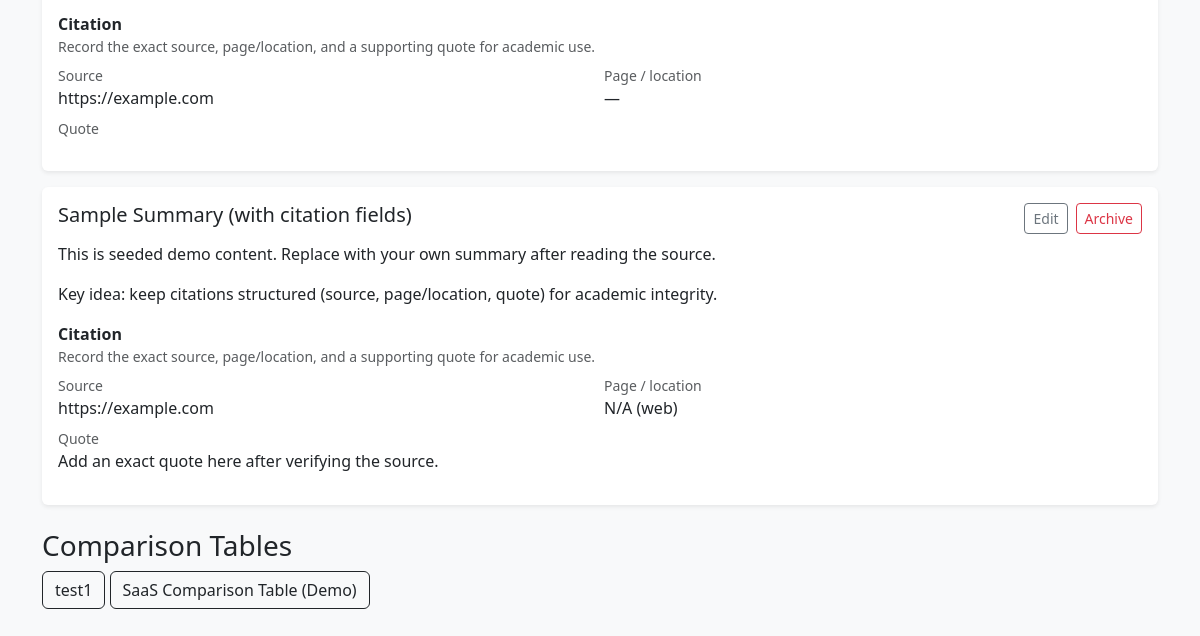
The app's page /projects/2/ (signed in, lower part), older data.
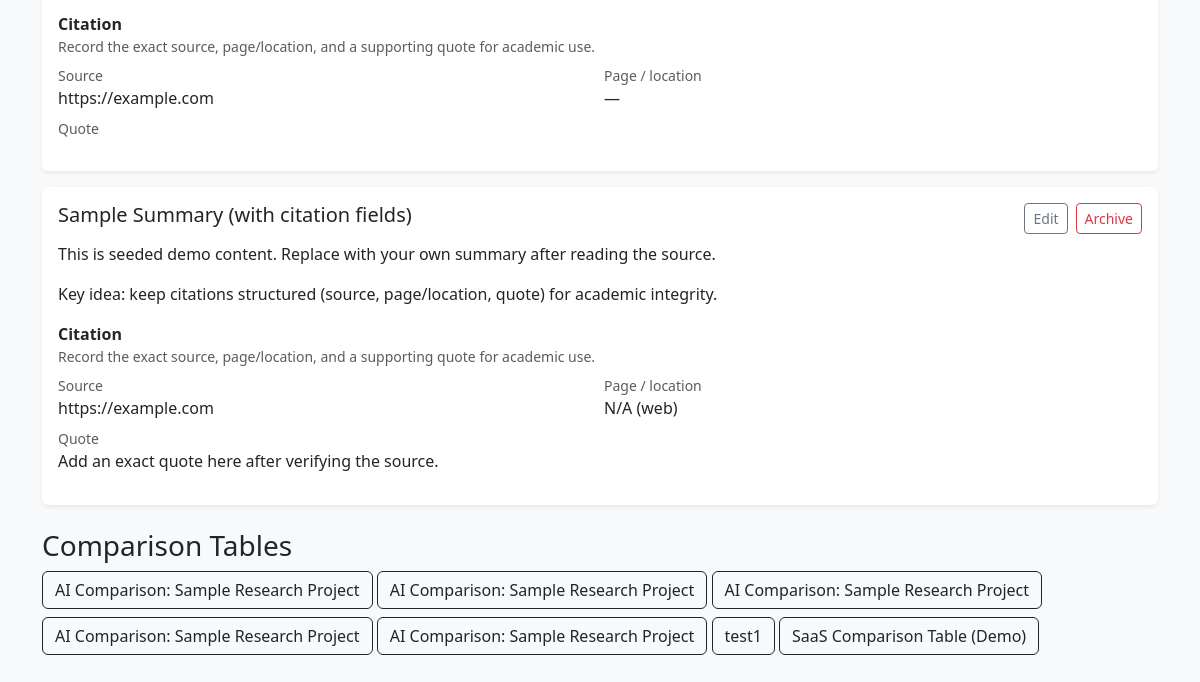
The same page, newer data.
### research/models.py (models this page shows, shortened)
class ResearchSummary(models.Model):
    project = models.ForeignKey(ResearchProject, on_delete=models.CASCADE)
    resource = models.ForeignKey(
        Resource,
        on_delete=models.SET_NULL,
        null=True,
        blank=True,
    )
    title = models.CharField(max_length=200)
    summary_text = models.TextField()
    citation_source = models.CharField(max_length=255, blank=True, default="")
    citation_page = models.CharField(max_length=50, blank=True, default="")
    citation_quote = models.TextField(blank=True, default="")
    ai_generated = models.BooleanField(default=False)
    is_archived = models.BooleanField(default=False)
    created_at = models.DateTimeField(auto_now_add=True)
    updated_at = models.DateTimeField(auto_now=True)

class ComparisonTable(models.Model):
    project = models.ForeignKey(ResearchProject, on_delete=models.CASCADE)
    title = models.CharField(max_length=200)
    is_archived = models.BooleanField(default=False)
    created_at = models.DateTimeField(auto_now_add=True)
    updated_at = models.DateTimeField(auto_now=True)

### research/views.py (the view)
# urls.py: path("projects/<int:pk>/", views.project_detail, name="project_detail"),
@login_required
def project_detail(request, pk):
    project = get_object_or_404(ResearchProject, pk=pk, owner=request.user, is_archived=False)
    resources = Resource.objects.filter(project=project, is_archived=False)
    summaries = ResearchSummary.objects.filter(project=project, is_archived=False).order_by("-updated_at")
    tables = ComparisonTable.objects.filter(project=project, is_archived=False).order_by("-updated_at")
    return render(
        request,
        "research/project_detail.html",
        {
            "project": project,
            "resources": resources,
            "summaries": summaries,
            "tables": tables,
        },
    )

### research/templates/research/project_detail.html (shortened to what this page needs)
{% extends "research/base.html" %}
{% block content %}
<div class="mb-4">
  {% for summary in summaries %}
    <div class="card shadow-sm mb-3 border-0">
      <div class="card-body">
        <div class="d-flex justify-content-between align-items-start gap-2 flex-wrap">
          <h5 class="mb-1">{{ summary.title }}</h5>
          <div class="d-flex gap-2 align-items-center">
            <a href="{% url 'summary_edit' summary.pk %}" class="btn btn-sm btn-outline-secondary">Edit</a>
            <a href="{% url 'summary_archive' summary.pk %}" class="btn btn-sm btn-outline-danger">Archive</a>
          </div>
        </div>
        <div class="mt-2">{{ summary.summary_text|linebreaks }}</div>
        <div class="mt-3">
          <div class="fw-semibold">Citation</div>
          <div class="text-muted small mb-2">Record the exact source, page/location, and a supporting quote for academic use.</div>
          <div class="row g-2">
            <div class="col-md-6">
              <div class="small text-muted">Source</div>
              <div>{{ summary.citation_source|default:"—" }}</div>
            </div>
            <div class="col-md-6">
              <div class="small text-muted">Page / location</div>
              <div>{{ summary.citation_page|default:"—" }}</div>
            </div>
            <div class="col-12">
              <div class="small text-muted">Quote</div>
              <div>{{ summary.citation_quote|linebreaks|default:"—" }}</div>
            </div>
          </div>
        </div>
      </div>
    </div>
  {% empty %}
    <p class="text-muted">No summaries yet.</p>
  {% endfor %}
</div>
<h3>Comparison Tables</h3>
<div>
  {% for table in tables %}
    <a href="{% url 'comparison_table_detail' table.pk %}" class="btn btn-outline-dark mb-2">{{ table.title }}</a>
  {% empty %}
    <p class="text-muted">No comparison tables yet.</p>
  {% endfor %}
</div>
{% endblock %}

### research/templates/research/base.html (shortened to what this page needs)
<!doctype html>
<html lang="en">
<head>
  <link href="https://cdn.jsdelivr.net/npm/bootstrap@5.3.3/dist/css/bootstrap.min.css" rel="stylesheet">
</head>
<body class="bg-light">
<main class="container py-4">
  {% block content %}{% endblock %}
</main>
</body>
</html>

Row changes from the older to the newer data that the page shows:
added ComparisonTable: title "AI Comparison: Sample Research Project"
added ComparisonTable: title "AI Comparison: Sample Research Project"
added ComparisonTable: title "AI Comparison: Sample Research Project"
added ComparisonTable: title "AI Comparison: Sample Research Project"
added ComparisonTable: title "AI Comparison: Sample Research Project"
